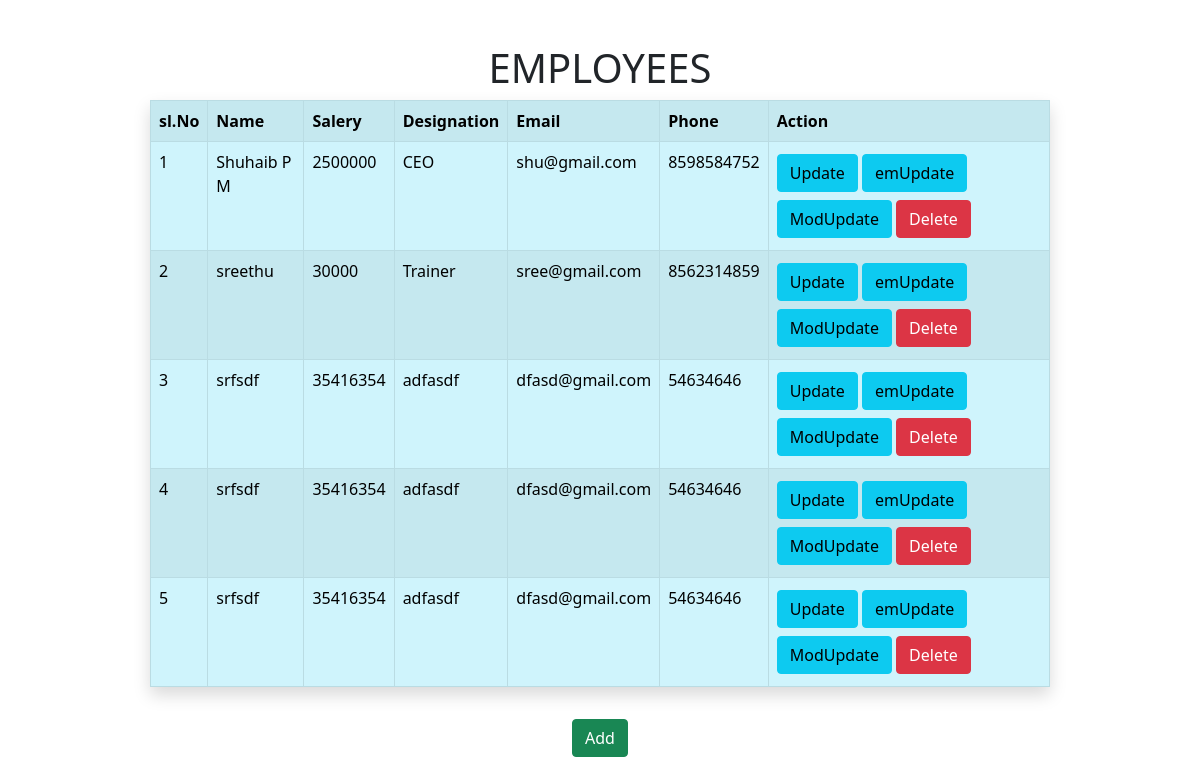
The app's page /, older data.
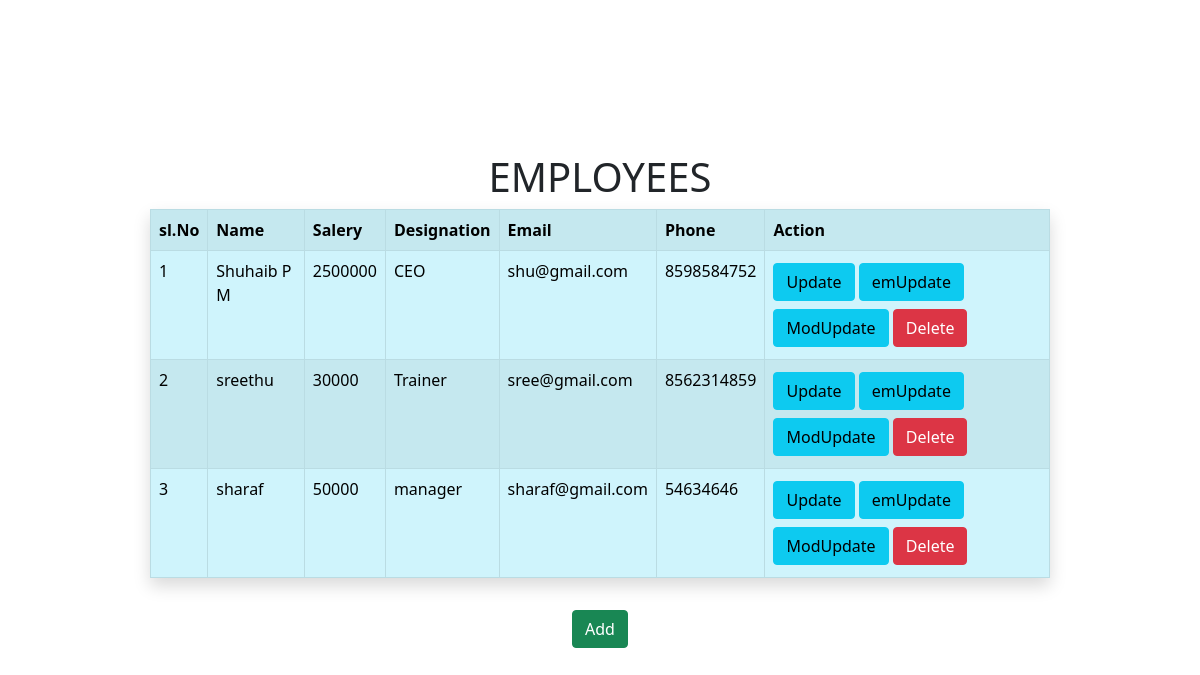
The same page, newer data.
### employee/models.py (models this page shows, shortened)
class Employee(models.Model):
    name=models.CharField(max_length=20)
    salery=models.IntegerField()
    designation=models.CharField(max_length=200)
    email=models.EmailField()
    phone=models.CharField(max_length=13)

### employee/views.py (the view)
# urls.py: path("",views.HomeView.as_view(),name="home"),
class HomeView(View):
    def get(self,request):
        student=Employee.objects.all()
        return render(request,"home.html",{"student":student})

### employee/templates/home.html (shortened to what this page needs)
<!DOCTYPE html>
<html lang="en">
  <head>
<link href="https://cdn.jsdelivr.net/npm/bootstrap@5.3.8/dist/css/bootstrap.min.css" rel="stylesheet">
    <link
      rel="stylesheet"
      href="https://cdnjs.cloudflare.com/ajax/libs/twitter-bootstrap/5.0.0-beta1/css/bootstrap.min.css"
    />
    <link
      rel="stylesheet"
      href="https://cdnjs.cloudflare.com/ajax/libs/font-awesome/5.15.2/css/all.min.css"
    />
  </head>
  <body class="d-flex flex-column vw-100 vh-100 align-items-center justify-content-center">
   <h1>EMPLOYEES</h1>
    <table class="table w-75 shadow  table-bordered table-hover table-info table-striped">
        <tr>
            <th>sl.No</th>
            <th class="">Name</th>
            <th>Salery</th>
            <th>Designation</th>
            <th>Email</th>
            <th>Phone</th>
            <th>Action</th>
        </tr>
        {%for stud in student%}
        <tr>
            <td>{{forloop.counter}}</td>
            <td>{{stud.name}}</td>
            <td>{{stud.salery}}</td>
            <td>{{stud.designation}}</td>
            <td>{{stud.email}}</td>
            <td>{{stud.phone}}</td>
            <td class="">
                <a class=" btn btn-info" href="{% url 'update' stud.id %}">Update</a>
                <a class="mt-1 mb-1 btn btn-info" href="{% url 'empupdate' stud.id %}">emUpdate</a>
                <a class="mt-1 mb-1 btn btn-info" href="{% url 'modup' stud.id%}">ModUpdate</a>
                <a class="btn btn-danger" href="{% url 'delete' stud.id %}">Delete</a>
            </td>
        </tr>
        {%endfor%}
    </table>
    <a href="{% url 'register' %}" class="mt-3"><button class="btn btn-success">Add</button></a>
  </body>
</html>

Row changes from the older to the newer data that the page shows:
removed Employee: name "srfsdf", salery "35416354", designation "adfasdf", email "dfasd@gmail.com", phone "54634646"
removed Employee: name "srfsdf", salery "35416354", designation "adfasdf", email "dfasd@gmail.com", phone "54634646"
changed Employee: name "srfsdf" → "sharaf"; salery "35416354" → "50000"; designation "adfasdf" → "manager"; email "dfasd@gmail.com" → "sharaf@gmail.com"
